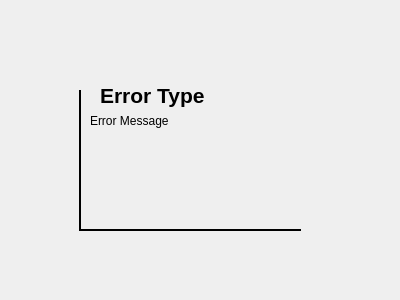
<?xml version="1.0" encoding="UTF-8"?>
<ui version="4.0">
 <class>ErrorDialog</class>
 <widget class="QDialog" name="ErrorDialog">
  <property name="geometry">
   <rect>
    <x>0</x>
    <y>0</y>
    <width>400</width>
    <height>300</height>
   </rect>
  </property>
  <property name="windowTitle">
   <string>Dialog</string>
  </property>
  <property name="styleSheet">
   <string notr="true">QDialog {
	background-image: url(:/images/images/error-background.jpg);
}</string>
  </property>
  <widget class="QLabel" name="label">
   <property name="geometry">
    <rect>
     <x>100</x>
     <y>80</y>
     <width>221</width>
     <height>31</height>
    </rect>
   </property>
   <property name="sizePolicy">
    <sizepolicy hsizetype="Fixed" vsizetype="Fixed">
     <horstretch>0</horstretch>
     <verstretch>0</verstretch>
    </sizepolicy>
   </property>
   <property name="font">
    <font>
     <pointsize>16</pointsize>
     <weight>75</weight>
     <bold>true</bold>
    </font>
   </property>
   <property name="text">
    <string>Error Type</string>
   </property>
  </widget>
  <widget class="QLabel" name="label_2">
   <property name="geometry">
    <rect>
     <x>90</x>
     <y>110</y>
     <width>231</width>
     <height>21</height>
    </rect>
   </property>
   <property name="sizePolicy">
    <sizepolicy hsizetype="Fixed" vsizetype="Minimum">
     <horstretch>0</horstretch>
     <verstretch>0</verstretch>
    </sizepolicy>
   </property>
   <property name="text">
    <string>Error Message</string>
   </property>
   <property name="wordWrap">
    <bool>true</bool>
   </property>
  </widget>
  <widget class="Line" name="line">
   <property name="geometry">
    <rect>
     <x>70</x>
     <y>90</y>
     <width>21</width>
     <height>141</height>
    </rect>
   </property>
   <property name="frameShadow">
    <enum>QFrame::Plain</enum>
   </property>
   <property name="lineWidth">
    <number>2</number>
   </property>
   <property name="orientation">
    <enum>Qt::Vertical</enum>
   </property>
  </widget>
  <widget class="Line" name="line_2">
   <property name="geometry">
    <rect>
     <x>80</x>
     <y>220</y>
     <width>221</width>
     <height>21</height>
    </rect>
   </property>
   <property name="frameShadow">
    <enum>QFrame::Plain</enum>
   </property>
   <property name="lineWidth">
    <number>2</number>
   </property>
   <property name="orientation">
    <enum>Qt::Horizontal</enum>
   </property>
  </widget>
 </widget>
 <resources/>
 <connections/>
</ui>
